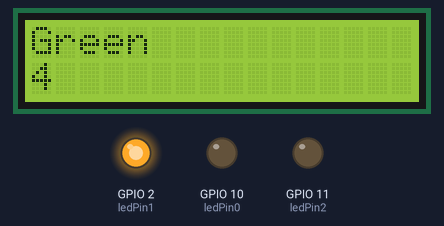
A sketch run on a simulated ESP32-S3. On the bench: 16×2 character LCD, output pins drawn as LEDs (lit = HIGH). WiFi joins after 1.5 s; servers stay silent unless stated; what the sketch prints to the serial monitor is not drawn.

Above: at 2.2 s.
At 8.1 s:
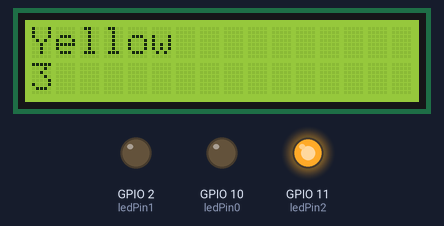
At 11.1 s:
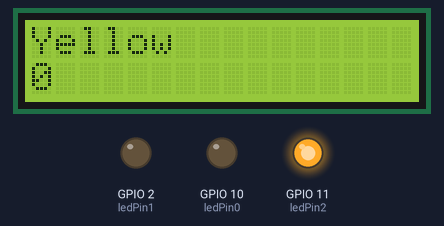
At 13.1 s:
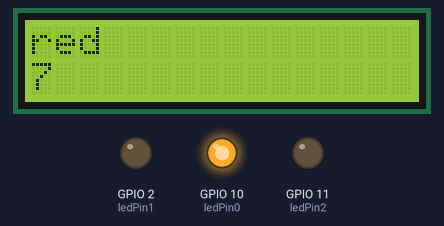
At 26.1 s:
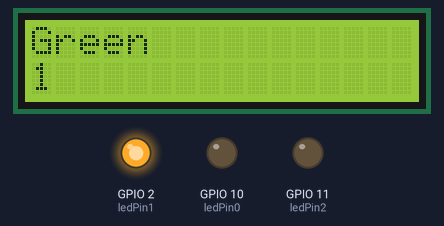
At 39.1 s:
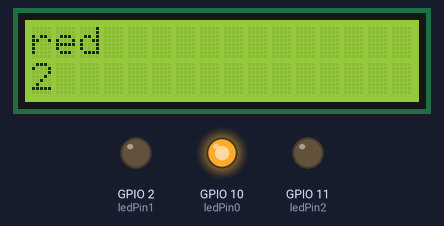
Timing chart, 0 to 40.0 s (numbered marks = the images above):
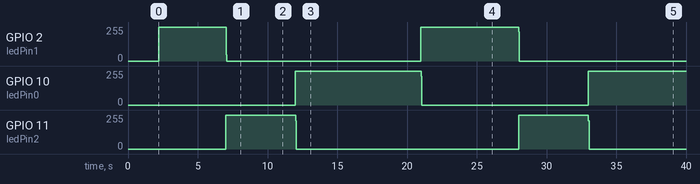

Measured:
- by itself, GPIO 2 (ledPin1): 0/255 → 253/255 at 2.2 s, → 0/255 4.8 s later, → 255/255 14.0 s later, → 0/255 7.0 s later
- by itself, GPIO 10 (ledPin0): 0/255 → 255/255 at 12.0 s, → 0/255 9.0 s later, → 255/255 12.0 s later
- by itself, GPIO 11 (ledPin2): alternates 255/255 for 5.0 s and 0/255 for 16.0 s
- what the display in image 0 shows lasts 0.8 s, from 2.2 s to 3.0 s
- what the display in image 1 shows lasts 1.0 s, from 8.0 s to 9.0 s

The sketch:

Traffic_light_final_success.ino
```cpp
/*
    2023/12/24   結合wifi 紅綠燈
    回傳通過否

 */


#include <SPI.h>
#include <WiFi.h>
#include <WiFiUdp.h>
#include <FlexiTimer2.h> // 引入計時中斷函式庫
#include <LiquidCrystal.h>

LiquidCrystal lcd(8, 9, 4, 5, 6, 7);
int ledPin0 = 10; //R
int ledPin1 = 2;  //G
int ledPin2 = 11; //Y
int block = 60;
static unsigned int num;

int status = WL_IDLE_STATUS;
const char *ssid = "Pixel";
const char *password = "12345679";    // your network password (use for WPA, or use as key for WEP)

unsigned int localPort = 2390;      // local port to listen on

//char packetBuffer[255]; //buffer to hold incoming packet
//char  ReplyBuffer[] = "acknowledged";       // a string to send back

WiFiUDP Udp;
void print_light(int light){

  if(light<=6){
    digitalWrite(ledPin1, HIGH);
    if(light==0){
      lcd.clear();
      lcd.setCursor(0, 0);
      lcd.print("Green");
      lcd.setCursor(0, 1);
      lcd.print(num*-1+6);
      delay(1000);
    }

    lcd.setCursor(0, 0);
    lcd.print("Green");
    lcd.setCursor(0, 1);
    lcd.print(num*-1+6);
  }
  else if(light>6 && light <=11){
    digitalWrite(ledPin2, HIGH);
    if(light==7){
      lcd.clear();
      lcd.setCursor(0, 0);
      lcd.print("Yellow");
      lcd.setCursor(0, 1);
      lcd.print(num*-1+11);
      delay(1000);
    }

    lcd.setCursor(0, 0);
    lcd.print("Yellow");
    lcd.setCursor(0, 1);
    lcd.print(num*-1+11);
  }
  else{
    digitalWrite(ledPin0, HIGH);
    if(light==12){
      lcd.clear();
      lcd.setCursor(0, 0);
      lcd.print("red");
      lcd.setCursor(0, 1);
      lcd.print(num*-1+20);
      delay(1000);
    }
    lcd.setCursor(0, 0);
    lcd.print("red");
    lcd.setCursor(0, 1);
    lcd.print(num*-1+20);
  }

}
void timer_isr_routine() { // 計時中斷函數
  num++;
  if(num>20)
    num=0;

}

void setup() {
  //Initialize serial and wait for port to open:
  pinMode(ledPin0, OUTPUT);
  pinMode(ledPin1, OUTPUT);
  pinMode(ledPin2, OUTPUT);

  FlexiTimer2::set(1000, timer_isr_routine); // 每1000ms產生中斷，進入中斷服務常式
  FlexiTimer2::start(); // 啟動開始計時
  lcd.begin(16, 2);
  //lcd.print("Timer");
  num = 0;
  Serial.begin(9600);

  WiFi.begin(ssid, password);                   //網路連接
  while (WiFi.status() != WL_CONNECTED) {
    delay(1000);
    Serial.println("Connecting to WiFi...");
  }
  Serial.println("Connected to WiFi");
  printWifiStatus();

  Serial.println("\nStarting connection to server...");
  // if you get a connection, report back via serial:
  Udp.begin(localPort);
}

void loop() {
      digitalWrite(ledPin0, LOW);
      digitalWrite(ledPin1, LOW);
      digitalWrite(ledPin2, LOW);
  print_light(num);

  int packetSize = Udp.parsePacket();
  if (packetSize) {
    uint8_t packetBuffer[255];
    // Read the packet into the buffer
    Udp.read(packetBuffer, packetSize);

    // Assuming the data is an integer
    if (packetSize == sizeof(int)) {
      int receivedInteger;
      memcpy(&receivedInteger, packetBuffer, sizeof(int));
      Serial.print("Received integer: ");
      Serial.println(receivedInteger);
      // Add your logic for handling the received integer here
    sendResponseToClient(receivedInteger);


    }

    // Assuming the data is a boolean
    if (packetSize == sizeof(bool)) {
      bool receivedBool;
      memcpy(&receivedBool, packetBuffer, sizeof(bool));
      Serial.print("Received boolean: ");
      Serial.println(receivedBool ? "true" : "false");
      // Add your logic for handling the received boolean here
    }
  }


}


void sendResponseToClient(int receivedInteger) {
  // 判斷整數是否大於10，回傳對應的布爾值
  bool response;
  if(num>=12){      //紅燈
  response=false;
  }else if(num<=6){   //綠燈
  response=true;
  }else{        //黃燈
  if(block/receivedInteger > (num*-1+11)){
        Serial.println(block/receivedInteger);
        Serial.println((num*-1+11));
        Serial.println(block/receivedInteger - (num*-1+11));
    response=false;
    }

  else
    response=true;

  }

  // 使用UDP封包將布爾值回覆給客戶端
  Udp.beginPacket(Udp.remoteIP(), Udp.remotePort());
  Udp.write(reinterpret_cast<uint8_t*>(&response), sizeof(response));
  Udp.endPacket();

  Serial.print("回覆給客戶端: ");
  Serial.println(response ? "true" : "false");
}


void printWifiStatus() {
  // print the SSID of the network you're attached to:
  Serial.print("SSID: ");
  Serial.println(WiFi.SSID());

  // print your WiFi shield's IP address:
  IPAddress ip = WiFi.localIP();
  Serial.print("IP Address: ");
  Serial.println(ip);

  // print the received signal strength:
  long rssi = WiFi.RSSI();
  Serial.print("signal strength (RSSI):");
  Serial.print(rssi);
  Serial.println(" dBm");
}
```
